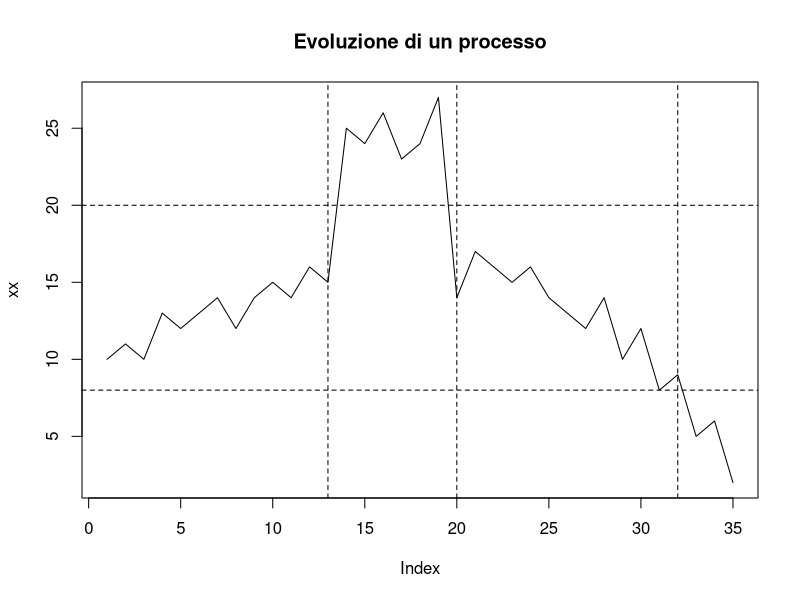
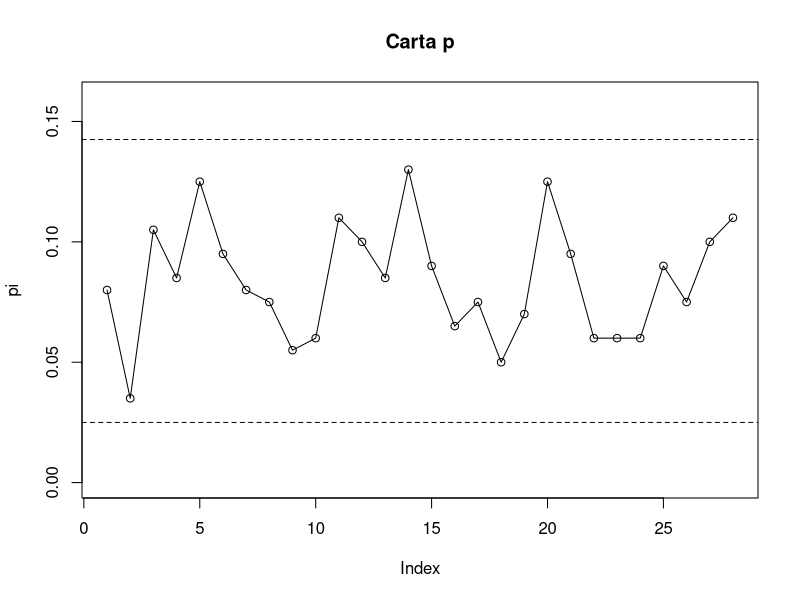
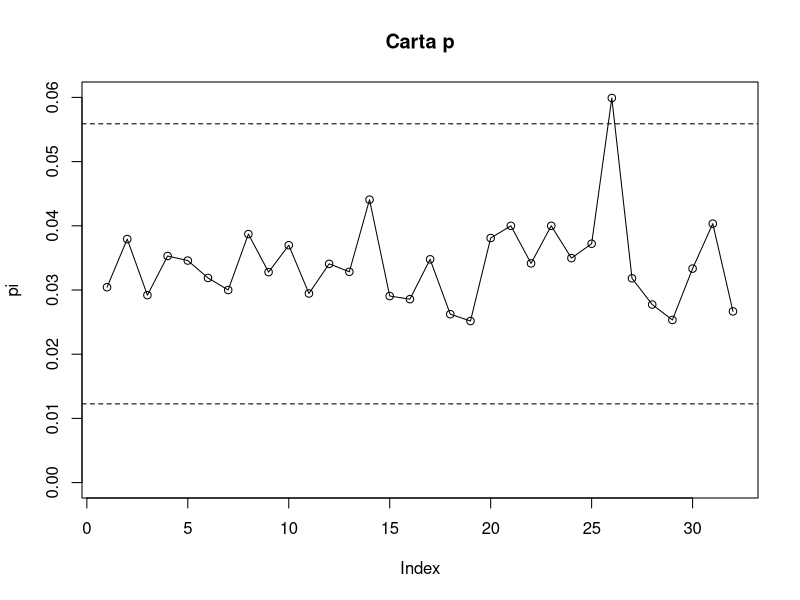
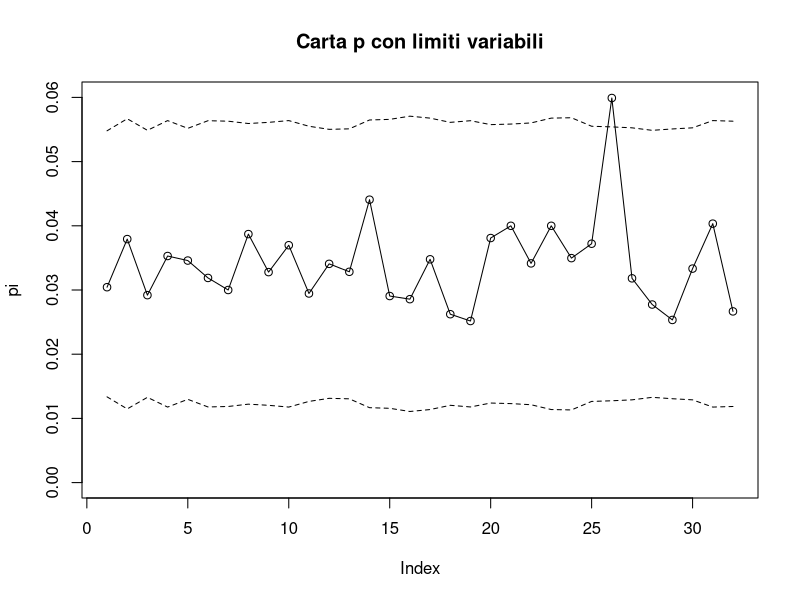
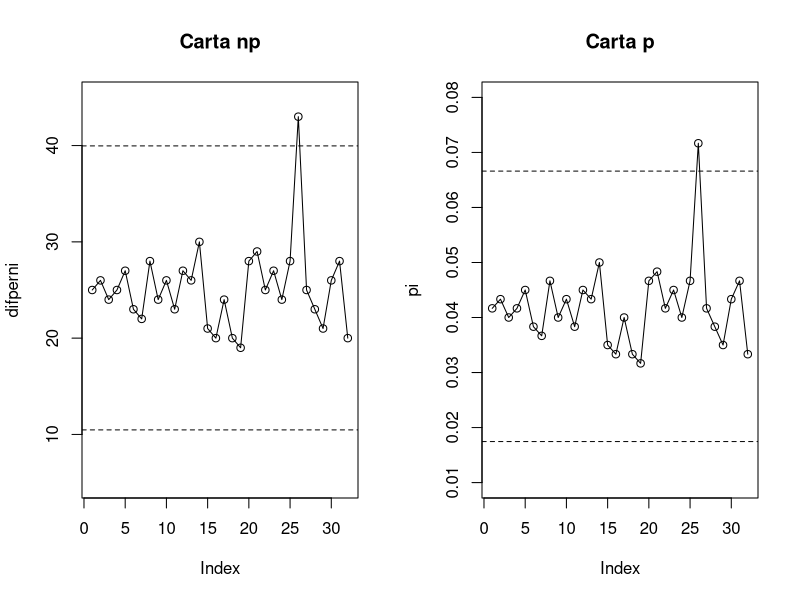
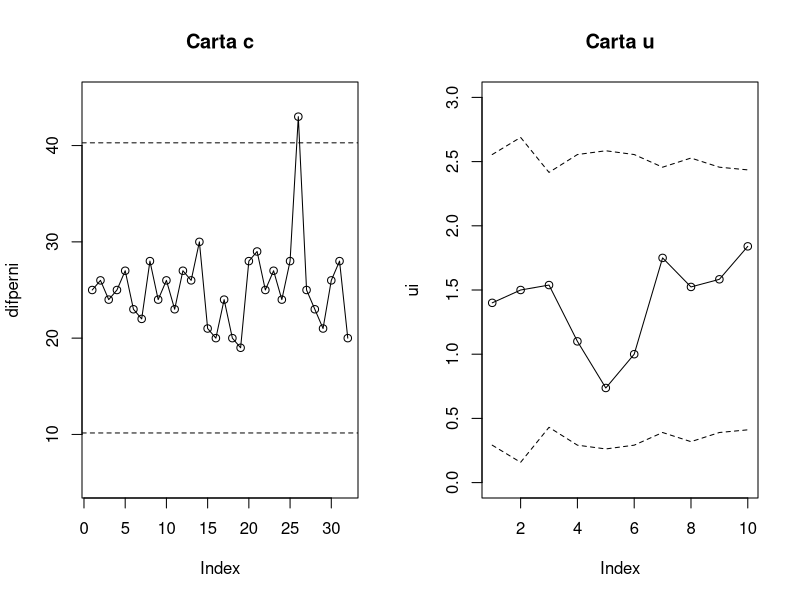
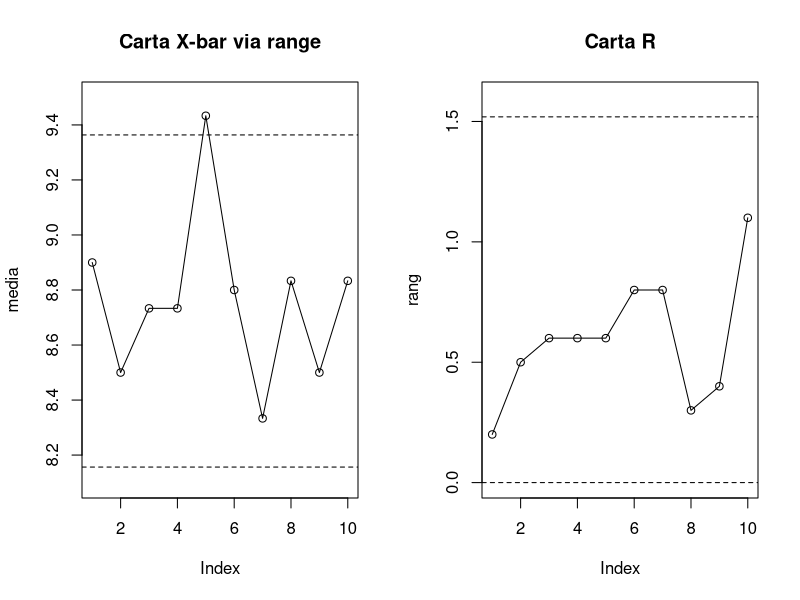
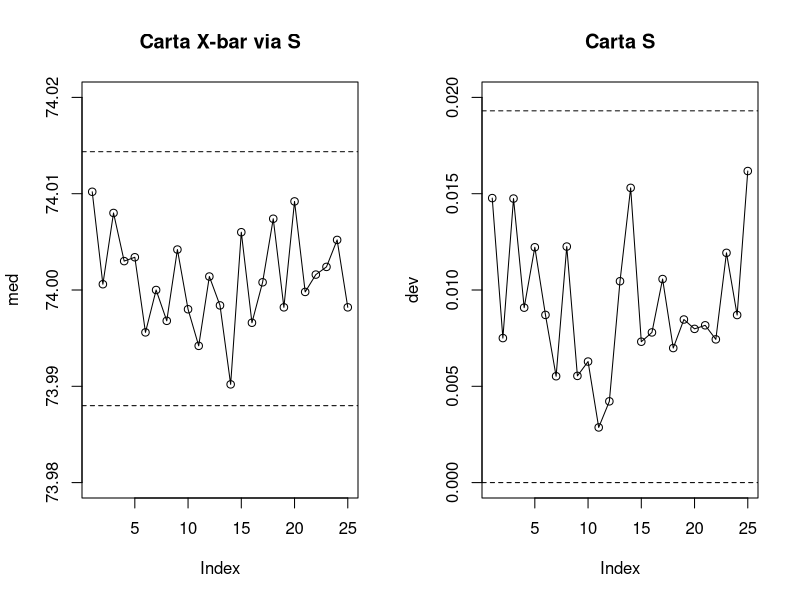

The R source for these figures, in order:
## ---- chunk 1
#| fig-cap: "Figura 10.1 – Descrizione grafica dell'evoluzione di un processo"
xx <- c(10,11,10,13,12,13,14,12,14,15,14,16,15,25,24,26,23,24,27,
        14,17,16,15,16,14,13,12,14,10,12,8,9,5,6,2)   # dati di fantasia
plot(xx, type="l", main="Evoluzione di un processo")
abline(h=c(8,20), lty=2)
abline(v=c(13,20,32), lty=2)
## ---- chunk 2
qnorm(1-0.001)
## ---- chunk 3
viti <- read.csv2("data/viti.csv")
attach(viti)
n <- sum(tot)/28
p <- sum(difetti)/sum(tot)
n; p
## ---- chunk 4
lcl <- p-3*sqrt(p*(1-p)/n)
ucl <- p+3*sqrt(p*(1-p)/n)
lcl; ucl
## ---- chunk 5
#| fig-cap: "Figura 10.2 – Carta *p* delle viti difettose"
pi <- difetti/tot
plot(pi, type="o", main="Carta p", ylim=c(0.0,0.16))
abline(h=lcl, lty=2)
abline(h=ucl, lty=2)
detach(viti)
## ---- chunk 6
#| fig-cap: "Figura 10.3 – Carta *p* dei bulloni difettosi"
bul <- read.csv2("data/bulloni.csv")
attach(bul)
pi <- rotti/bullon
p <- sum(rotti)/sum(bullon)
n <- sum(bullon)/32
lcl <- p-3*sqrt(p*(1-p)/n)
ucl <- p+3*sqrt(p*(1-p)/n)
lcl; ucl
plot(pi, type="o", main="Carta p", ylim=c(0.0,0.06))
abline(h=lcl, lty=2); abline(h=ucl, lty=2)
## ---- chunk 7
pi>ucl
## ---- chunk 8
#| fig-cap: "Figura 10.4 – Carta *p* dei bulloni difettosi con limiti variabili"
ni <- bullon
lcli <- p-3*sqrt(p*(1-p)/ni)
ucli <- p+3*sqrt(p*(1-p)/ni)
plot(pi, type="o", main="Carta p con limiti variabili", ylim=c(0.0,0.06))
lines(ucli, lty=2)
lines(lcli, lty=2)
## ---- chunk 9
#| fig-cap: "Figura 10.5 – Carta *np* e carta *p* dei perni difettosi"
#| fig-width: 9
#| fig-height: 4.5
pi <- difperni/totperni
p <- sum(difperni)/sum(totperni)
n <- sum(totperni)/32
lclnp <- n*p-3*(n*p*(1-p))^0.5
uclnp <- n*p+3*(n*p*(1-p))^0.5
lclnp; uclnp
par(mfrow=c(1,2))
plot(difperni, type="o", main="Carta np", ylim=c(5,45))
abline(h=lclnp, lty=2); abline(h=uclnp, lty=2)
lcl <- p-3*sqrt(p*(1-p)/n)
ucl <- p+3*sqrt(p*(1-p)/n)
lcl; ucl
plot(pi, type="o", main="Carta p", ylim=c(0.01,0.08))
abline(h=lcl, lty=2); abline(h=ucl, lty=2)
## ---- chunk 10
#| fig-cap: "Figura 10.6 – Carta *c* dei perni difettosi"
c <- sum(difperni)/32
lclc <- c-3*c^0.5; uclc <- c+3*c^0.5
plot(difperni, type="o", main="Carta c", ylim=c(5,45))
abline(h=lclc, lty=2); abline(h=uclc, lty=2)
detach(bul)
## ---- chunk 11
#| fig-cap: "Figura 10.7 – Carta *u* della non conformità per unità"
dif <- c(14,12,20,11,7,10,21,16,19,23) # nr. difetti
nn <- c(10,8,13,10,9.5,10,12,10.5,12,12.5) # nr. unità
c <- sum(dif)/10; n <- sum(nn)/10; u <- c/n; u
lcl <- u-3*(u/nn)^0.5; ucl <- u+3*(u/nn)^0.5
ui <- dif/nn
plot(ui, type="o", main="Carta u", ylim=c(0,3))
lines(lcl, lty=2); lines(ucl, lty=2)
## ---- chunk 12
#| fig-cap: "Figura 10.8 – Carta *X-bar* via range"
molle <- read.csv2("data/molle.csv")
media <- 0; rang <- 0
for (i in 2:11) media[i-1]=mean(molle[,i])
for (i in 2:11) rang[i-1]=diff(range(molle[,i]))
centrale <- mean(media); rmedio <- mean(rang)
centrale; rmedio
A2 <- 1.023 # valore tabulato per n=3
lcl <- centrale-A2*rmedio
ucl <- centrale+A2*rmedio
lcl; ucl
plot(media, type="o", main="Carta X-bar via range", ylim=c(8.1,9.5))
abline(h=lcl, lty=2); abline(h=ucl, lty=2)
## ---- chunk 13
media[5]; rang[5]
## ---- chunk 14
#| fig-cap: "Figura 10.9 – Carta *R*"
D3 <- 0 # non vi sono valori D3>0 per n<7
D4 <- 2.575 # D3 e D4 sono tabulati per valori di n
lclr <- D3*rmedio
uclr <- D4*rmedio
plot(rang, type="o", main="Carta R", ylim=c(0,1.6))
abline(h=lclr, lty=2); abline(h=uclr, lty=2)
## ---- chunk 15
#| fig-cap: "Figura 10.10 – Carte *X-bar* e *S*"
#| fig-width: 9
#| fig-height: 4.5
piston <- read.csv2("data/pistoni.csv")
med <- 0; dev <- 0
for (i in 2:26) med[i-1]=mean(piston[,i])
for (i in 2:26) dev[i-1]=sd(piston[,i])
media <- mean(med); mdev <- mean(dev)
media; mdev
A3 <- 1.427 # valori tabulati per n=5
lclx <- media-A3*mdev; uclx <- media+A3*mdev
lclx; uclx
B3 <- 0
B4 <- 2.089
lcls <- B3*mdev; ucls <- B4*mdev
lcls; ucls
par(mfrow=c(1,2))
plot(med, type="o", main="Carta X-bar via S", ylim=c(73.98,74.02))
abline(h=lclx, lty=2); abline(h=uclx, lty=2)
plot(dev, type="o", main="Carta S", ylim=c(0,0.02))
abline(h=lcls, lty=2); abline(h=ucls, lty=2)
